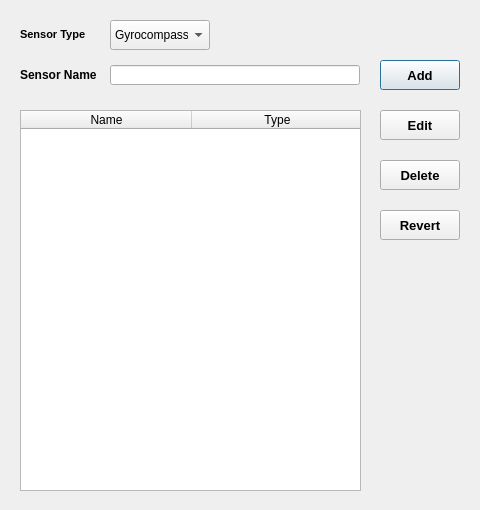
<?xml version="1.0" encoding="UTF-8"?>
<ui version="4.0">
 <class>Dialog</class>
 <widget class="QDialog" name="Dialog">
  <property name="windowModality">
   <enum>Qt::ApplicationModal</enum>
  </property>
  <property name="geometry">
   <rect>
    <x>0</x>
    <y>0</y>
    <width>480</width>
    <height>510</height>
   </rect>
  </property>
  <property name="windowTitle">
   <string>Sensors Table</string>
  </property>
  <property name="toolTipDuration">
   <number>-5</number>
  </property>
  <widget class="QPushButton" name="add_button">
   <property name="geometry">
    <rect>
     <x>380</x>
     <y>60</y>
     <width>80</width>
     <height>30</height>
    </rect>
   </property>
   <property name="font">
    <font>
     <pointsize>10</pointsize>
     <weight>75</weight>
     <bold>true</bold>
    </font>
   </property>
   <property name="text">
    <string>Add</string>
   </property>
  </widget>
  <widget class="QPushButton" name="edit_button">
   <property name="geometry">
    <rect>
     <x>380</x>
     <y>110</y>
     <width>80</width>
     <height>30</height>
    </rect>
   </property>
   <property name="font">
    <font>
     <pointsize>10</pointsize>
     <weight>75</weight>
     <bold>true</bold>
    </font>
   </property>
   <property name="text">
    <string>Edit</string>
   </property>
  </widget>
  <widget class="QPushButton" name="delete_button">
   <property name="geometry">
    <rect>
     <x>380</x>
     <y>160</y>
     <width>80</width>
     <height>30</height>
    </rect>
   </property>
   <property name="font">
    <font>
     <pointsize>10</pointsize>
     <weight>75</weight>
     <bold>true</bold>
    </font>
   </property>
   <property name="text">
    <string>Delete</string>
   </property>
  </widget>
  <widget class="QPushButton" name="revert_button">
   <property name="geometry">
    <rect>
     <x>380</x>
     <y>210</y>
     <width>80</width>
     <height>30</height>
    </rect>
   </property>
   <property name="font">
    <font>
     <pointsize>10</pointsize>
     <weight>75</weight>
     <bold>true</bold>
    </font>
   </property>
   <property name="text">
    <string>Revert</string>
   </property>
  </widget>
  <widget class="QTableWidget" name="table">
   <property name="geometry">
    <rect>
     <x>20</x>
     <y>110</y>
     <width>341</width>
     <height>381</height>
    </rect>
   </property>
   <property name="horizontalScrollBarPolicy">
    <enum>Qt::ScrollBarAlwaysOff</enum>
   </property>
   <property name="sizeAdjustPolicy">
    <enum>QAbstractScrollArea::AdjustToContents</enum>
   </property>
   <property name="autoScrollMargin">
    <number>16</number>
   </property>
   <property name="editTriggers">
    <set>QAbstractItemView::NoEditTriggers</set>
   </property>
   <property name="rowCount">
    <number>0</number>
   </property>
   <property name="columnCount">
    <number>2</number>
   </property>
   <attribute name="horizontalHeaderMinimumSectionSize">
    <number>34</number>
   </attribute>
   <attribute name="horizontalHeaderDefaultSectionSize">
    <number>171</number>
   </attribute>
   <attribute name="verticalHeaderDefaultSectionSize">
    <number>31</number>
   </attribute>
   <column>
    <property name="text">
     <string>Name</string>
    </property>
   </column>
   <column>
    <property name="text">
     <string>Type</string>
    </property>
   </column>
  </widget>
  <widget class="QLabel" name="sensor_type_label">
   <property name="geometry">
    <rect>
     <x>20</x>
     <y>19</y>
     <width>80</width>
     <height>30</height>
    </rect>
   </property>
   <property name="font">
    <font>
     <pointsize>8</pointsize>
     <weight>75</weight>
     <bold>true</bold>
    </font>
   </property>
   <property name="text">
    <string>Sensor Type</string>
   </property>
  </widget>
  <widget class="QComboBox" name="sensor_type_combo">
   <property name="geometry">
    <rect>
     <x>110</x>
     <y>20</y>
     <width>100</width>
     <height>30</height>
    </rect>
   </property>
   <item>
    <property name="text">
     <string>Gyrocompass</string>
    </property>
   </item>
   <item>
    <property name="text">
     <string>Lag</string>
    </property>
   </item>
   <item>
    <property name="text">
     <string>SGS</string>
    </property>
   </item>
   <item>
    <property name="text">
     <string>SRNS</string>
    </property>
   </item>
   <item>
    <property name="text">
     <string>IMU</string>
    </property>
   </item>
  </widget>
  <widget class="QLabel" name="sensor_name_label">
   <property name="geometry">
    <rect>
     <x>20</x>
     <y>65</y>
     <width>250</width>
     <height>20</height>
    </rect>
   </property>
   <property name="font">
    <font>
     <weight>75</weight>
     <bold>true</bold>
    </font>
   </property>
   <property name="text">
    <string>Sensor Name</string>
   </property>
  </widget>
  <widget class="QLineEdit" name="sensor_name_line">
   <property name="geometry">
    <rect>
     <x>110</x>
     <y>65</y>
     <width>250</width>
     <height>20</height>
    </rect>
   </property>
  </widget>
 </widget>
 <resources/>
 <connections/>
</ui>
